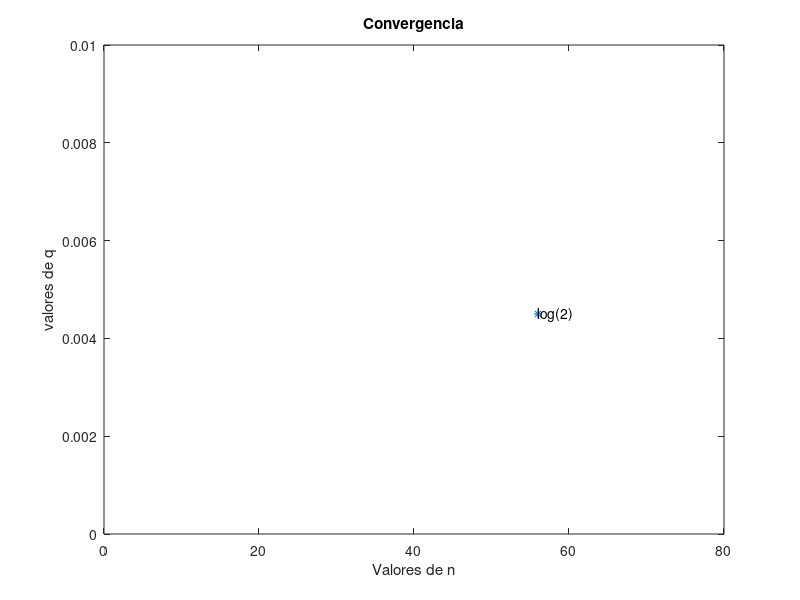

The MATLAB source for this figure:
%Examen 1, Prgunta 2 - Marijó
%CORRECCIÓN
%Convergencia entre log(2) y 
%q = summatoria
%Encuentra el valor mínimo de n para que
%q tenga error menor que 0.0045 con respecto 
%a log(2). Imprime q y grafica la convergencia (n,q)

L=log(2); %tendencia
n=0;
q=0; %vals iniciales
an=L-q; %max desviación
val(n+1)=q;
while abs(an)>=0.0045
     q=q+(1/((2*n+1)*(2*n+2)));
     an=L-q;
     val(n+1)=q;
     n=n+1;
end
dif=abs(q-log(2))
fprintf('El valor de n debe de ser %i para que q sea %1.4f\n', n,q)
fprintf('De este modo, la diferencia entre q y log(2) es de %1.4f\n',dif)

%Gráfica
 plot(56,0.0045,'*')%log(2)
 text(56,0.0045,'log(2)')%log(2)
hold on
y = 0;
for n=0:7:56
    x=n+1;
    y=y+(1/((2*n+1)*(2*n+2)));
    an=log(2)-y;
    val(n+1)=y;
    axis([0,80,0,0.01])
    plot(x,y,'r')
end

xlabel('Valores de n')
ylabel('valores de q')
title('Convergencia')
hold off
